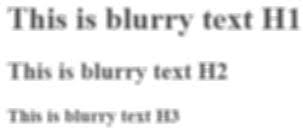
#> input picture Backend/images/blur2.jfif, 303 x 130 px, found by its file name
$ python blur_correction.py
#> lines starting #> are read from the running program, lines starting #| are printed output that depends on the picture
import cv2
import numpy as np
from google.colab.patches import cv2_imshow

image = cv2.imread('/content/blur2.jfif')
#> image is the input picture: shape (130, 303, 3); min 80, max 255, mean 236.6
print('before')
cv2_imshow(image)
# [[0, -1, 0],[-1, 5,-1],[0, -1, 0]]
sharpen_kernel = np.array([[-1,-1,-1], [-1,9,-1], [-1,-1,-1]])
sharpen = cv2.filter2D(image, -1, sharpen_kernel)
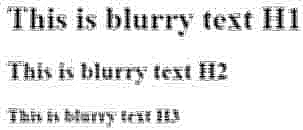
#> sharpen: shape (130, 303, 3); min 0, max 255, mean 231.9
print('sharpen1')
cv2_imshow( sharpen)
# [4 lines of commented-out code are left out]
cv2.waitKey()
